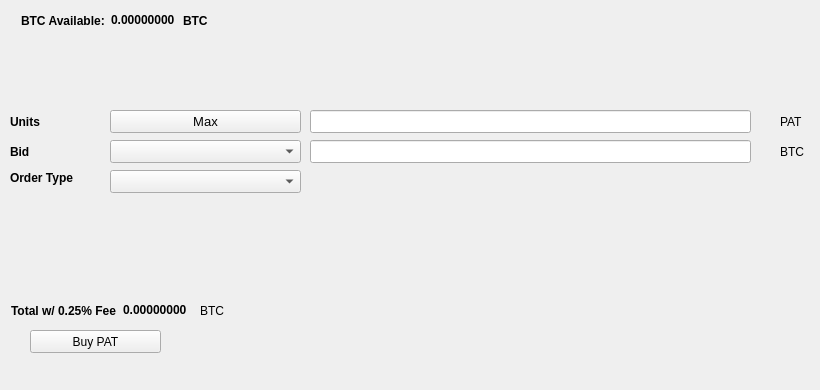
   <widget class="QWidget" name="BuyTab">
    <attribute name="title">
     <string>Buy</string>
    </attribute>
    <widget class="QPushButton" name="BuyPAT">
     <property name="geometry">
      <rect>
       <x>30</x>
       <y>330</y>
       <width>131</width>
       <height>23</height>
      </rect>
     </property>
     <property name="text">
      <string>Buy PAT</string>
     </property>
     <property name="icon">
      <iconset resource="../pat.qrc">
       <normaloff>:/icons/bitcoin</normaloff>:/icons/bitcoin</iconset>
     </property>
    </widget>
    <widget class="QLabel" name="label_3">
     <property name="geometry">
      <rect>
       <x>10</x>
       <y>110</y>
       <width>46</width>
       <height>23</height>
      </rect>
     </property>
     <property name="font">
      <font>
       <weight>75</weight>
       <bold>true</bold>
      </font>
     </property>
     <property name="text">
      <string>Units</string>
     </property>
    </widget>
    <widget class="QLineEdit" name="UnitsInput">
     <property name="geometry">
      <rect>
       <x>310</x>
       <y>110</y>
       <width>441</width>
       <height>23</height>
      </rect>
     </property>
     <property name="font">
      <font>
       <pointsize>9</pointsize>
       <weight>75</weight>
       <bold>true</bold>
      </font>
     </property>
    </widget>
    <widget class="QLineEdit" name="BuyBidPriceEdit">
     <property name="geometry">
      <rect>
       <x>310</x>
       <y>140</y>
       <width>441</width>
       <height>23</height>
      </rect>
     </property>
     <property name="font">
      <font>
       <pointsize>9</pointsize>
       <weight>75</weight>
       <bold>true</bold>
      </font>
     </property>
    </widget>
    <widget class="QLabel" name="label_4">
     <property name="geometry">
      <rect>
       <x>780</x>
       <y>110</y>
       <width>31</width>
       <height>23</height>
      </rect>
     </property>
     <property name="text">
      <string>PAT</string>
     </property>
    </widget>
    <widget class="QLabel" name="label_5">
     <property name="geometry">
      <rect>
       <x>780</x>
       <y>140</y>
       <width>31</width>
       <height>23</height>
      </rect>
     </property>
     <property name="text">
      <string>BTC</string>
     </property>
    </widget>
    <widget class="QLabel" name="label_6">
     <property name="geometry">
      <rect>
       <x>10</x>
       <y>140</y>
       <width>46</width>
       <height>23</height>
      </rect>
     </property>
     <property name="font">
      <font>
       <weight>75</weight>
       <bold>true</bold>
      </font>
     </property>
     <property name="text">
      <string>Bid</string>
     </property>
    </widget>
    <widget class="QLabel" name="label_7">
     <property name="geometry">
      <rect>
       <x>10</x>
       <y>170</y>
       <width>91</width>
       <height>16</height>
      </rect>
     </property>
     <property name="font">
      <font>
       <weight>75</weight>
       <bold>true</bold>
      </font>
     </property>
     <property name="text">
      <string>Order Type</string>
     </property>
    </widget>
    <widget class="QPushButton" name="Buy_Max_Amount">
     <property name="geometry">
      <rect>
       <x>110</x>
       <y>110</y>
       <width>191</width>
       <height>23</height>
      </rect>
     </property>
     <property name="font">
      <font>
       <pointsize>10</pointsize>
      </font>
     </property>
     <property name="text">
      <string>Max</string>
     </property>
    </widget>
    <widget class="QComboBox" name="BuyBidcomboBox">
     <property name="geometry">
      <rect>
       <x>110</x>
       <y>140</y>
       <width>191</width>
       <height>23</height>
      </rect>
     </property>
     <property name="font">
      <font>
       <pointsize>10</pointsize>
      </font>
     </property>
    </widget>
    <widget class="QComboBox" name="buyOrdertypeCombo">
     <property name="geometry">
      <rect>
       <x>110</x>
       <y>170</y>
       <width>191</width>
       <height>23</height>
      </rect>
     </property>
     <property name="font">
      <font>
       <pointsize>10</pointsize>
      </font>
     </property>
    </widget>
    <widget class="QWidget" name="layoutWidget1">
     <property name="geometry">
      <rect>
       <x>21</x>
       <y>11</y>
       <width>227</width>
       <height>19</height>
      </rect>
     </property>
     <layout class="QHBoxLayout" name="horizontalLayout_3">
      <item>
       <widget class="QLabel" name="label232">
        <property name="font">
         <font>
          <weight>75</weight>
          <bold>true</bold>
         </font>
        </property>
        <property name="text">
         <string>BTC Available:</string>
        </property>
       </widget>
      </item>
      <item>
       <widget class="QLabel" name="BtcAvailableLbl">
        <property name="palette">
         <palette>
          <active>
           <colorrole role="WindowText">
            <brush brushstyle="SolidPattern">
             <color alpha="255">
              <red>0</red>
              <green>0</green>
              <blue>0</blue>
             </color>
            </brush>
           </colorrole>
           <colorrole role="Button">
            <brush brushstyle="SolidPattern">
             <color alpha="255">
              <red>0</red>
              <green>170</green>
              <blue>0</blue>
             </color>
            </brush>
           </colorrole>
           <colorrole role="Light">
            <brush brushstyle="SolidPattern">
             <color alpha="255">
              <red>0</red>
              <green>255</green>
              <blue>0</blue>
             </color>
            </brush>
           </colorrole>
           <colorrole role="Midlight">
            <brush brushstyle="SolidPattern">
             <color alpha="255">
              <red>0</red>
              <green>212</green>
              <blue>0</blue>
             </color>
            </brush>
           </colorrole>
           <colorrole role="Dark">
            <brush brushstyle="SolidPattern">
             <color alpha="255">
              <red>0</red>
              <green>85</green>
              <blue>0</blue>
             </color>
            </brush>
           </colorrole>
           <colorrole role="Mid">
            <brush brushstyle="SolidPattern">
             <color alpha="255">
              <red>0</red>
              <green>113</green>
              <blue>0</blue>
             </color>
            </brush>
           </colorrole>
           <colorrole role="Text">
            <brush brushstyle="SolidPattern">
             <color alpha="255">
              <red>0</red>
              <green>170</green>
              <blue>0</blue>
             </color>
            </brush>
           </colorrole>
           <colorrole role="BrightText">
            <brush brushstyle="SolidPattern">
             <color alpha="255">
              <red>255</red>
              <green>255</green>
              <blue>255</blue>
             </color>
            </brush>
           </colorrole>
           <colorrole role="ButtonText">
            <brush brushstyle="SolidPattern">
             <color alpha="255">
              <red>0</red>
              <green>0</green>
              <blue>0</blue>
             </color>
            </brush>
           </colorrole>
           <colorrole role="Base">
            <brush brushstyle="SolidPattern">
             <color alpha="255">
              <red>255</red>
              <green>255</green>
              <blue>255</blue>
             </color>
            </brush>
           </colorrole>
           <colorrole role="Window">
            <brush brushstyle="SolidPattern">
             <color alpha="255">
              <red>0</red>
              <green>170</green>
              <blue>0</blue>
             </color>
            </brush>
           </colorrole>
           <colorrole role="Shadow">
            <brush brushstyle="SolidPattern">
             <color alpha="255">
              <red>0</red>
              <green>0</green>
              <blue>0</blue>
             </color>
            </brush>
           </colorrole>
           <colorrole role="AlternateBase">
            <brush brushstyle="SolidPattern">
             <color alpha="255">
              <red>127</red>
              <green>212</green>
              <blue>127</blue>
             </color>
            </brush>
           </colorrole>
           <colorrole role="ToolTipBase">
            <brush brushstyle="SolidPattern">
             <color alpha="255">
              <red>255</red>
              <green>255</green>
              <blue>220</blue>
             </color>
            </brush>
           </colorrole>
           <colorrole role="ToolTipText">
            <brush brushstyle="SolidPattern">
             <color alpha="255">
              <red>0</red>
              <green>0</green>
              <blue>0</blue>
             </color>
            </brush>
           </colorrole>
          </active>
          <inactive>
           <colorrole role="WindowText">
            <brush brushstyle="SolidPattern">
             <color alpha="255">
              <red>0</red>
              <green>0</green>
              <blue>0</blue>
             </color>
            </brush>
           </colorrole>
           <colorrole role="Button">
            <brush brushstyle="SolidPattern">
             <color alpha="255">
              <red>0</red>
              <green>170</green>
              <blue>0</blue>
             </color>
            </brush>
           </colorrole>
           <colorrole role="Light">
            <brush brushstyle="SolidPattern">
             <color alpha="255">
              <red>0</red>
              <green>255</green>
              <blue>0</blue>
             </color>
            </brush>
           </colorrole>
           <colorrole role="Midlight">
            <brush brushstyle="SolidPattern">
             <color alpha="255">
              <red>0</red>
              <green>212</green>
              <blue>0</blue>
             </color>
            </brush>
           </colorrole>
           <colorrole role="Dark">
            <brush brushstyle="SolidPattern">
             <color alpha="255">
              <red>0</red>
              <green>85</green>
              <blue>0</blue>
             </color>
            </brush>
           </colorrole>
           <colorrole role="Mid">
            <brush brushstyle="SolidPattern">
             <color alpha="255">
              <red>0</red>
              <green>113</green>
              <blue>0</blue>
             </color>
            </brush>
           </colorrole>
           <colorrole role="Text">
            <brush brushstyle="SolidPattern">
             <color alpha="255">
              <red>0</red>
              <green>170</green>
              <blue>0</blue>
             </color>
            </brush>
           </colorrole>
           <colorrole role="BrightText">
            <brush brushstyle="SolidPattern">
             <color alpha="255">
              <red>255</red>
              <green>255</green>
              <blue>255</blue>
             </color>
            </brush>
           </colorrole>
           <colorrole role="ButtonText">
            <brush brushstyle="SolidPattern">
             <color alpha="255">
              <red>0</red>
              <green>0</green>
              <blue>0</blue>
             </color>
            </brush>
           </colorrole>
           <colorrole role="Base">
            <brush brushstyle="SolidPattern">
             <color alpha="255">
              <red>255</red>
              <green>255</green>
              <blue>255</blue>
             </color>
            </brush>
           </colorrole>
           <colorrole role="Window">
            <brush brushstyle="SolidPattern">
             <color alpha="255">
              <red>0</red>
              <green>170</green>
              <blue>0</blue>
             </color>
            </brush>
           </colorrole>
           <colorrole role="Shadow">
            <brush brushstyle="SolidPattern">
             <color alpha="255">
              <red>0</red>
              <green>0</green>
              <blue>0</blue>
             </color>
            </brush>
           </colorrole>
           <colorrole role="AlternateBase">
            <brush brushstyle="SolidPattern">
             <color alpha="255">
              <red>127</red>
              <green>212</green>
              <blue>127</blue>
             </color>
            </brush>
           </colorrole>
           <colorrole role="ToolTipBase">
            <brush brushstyle="SolidPattern">
             <color alpha="255">
              <red>255</red>
              <green>255</green>
              <blue>220</blue>
             </color>
            </brush>
           </colorrole>
           <colorrole role="ToolTipText">
            <brush brushstyle="SolidPattern">
             <color alpha="255">
              <red>0</red>
              <green>0</green>
              <blue>0</blue>
             </color>
            </brush>
           </colorrole>
          </inactive>
          <disabled>
           <colorrole role="WindowText">
            <brush brushstyle="SolidPattern">
             <color alpha="255">
              <red>0</red>
              <green>85</green>
              <blue>0</blue>
             </color>
            </brush>
           </colorrole>
           <colorrole role="Button">
            <brush brushstyle="SolidPattern">
             <color alpha="255">
              <red>0</red>
              <green>170</green>
              <blue>0</blue>
             </color>
            </brush>
           </colorrole>
           <colorrole role="Light">
            <brush brushstyle="SolidPattern">
             <color alpha="255">
              <red>0</red>
              <green>255</green>
              <blue>0</blue>
             </color>
            </brush>
           </colorrole>
           <colorrole role="Midlight">
            <brush brushstyle="SolidPattern">
             <color alpha="255">
              <red>0</red>
              <green>212</green>
              <blue>0</blue>
             </color>
            </brush>
           </colorrole>
           <colorrole role="Dark">
            <brush brushstyle="SolidPattern">
             <color alpha="255">
              <red>0</red>
              <green>85</green>
              <blue>0</blue>
             </color>
            </brush>
           </colorrole>
           <colorrole role="Mid">
            <brush brushstyle="SolidPattern">
             <color alpha="255">
              <red>0</red>
              <green>113</green>
              <blue>0</blue>
             </color>
            </brush>
           </colorrole>
           <colorrole role="Text">
            <brush brushstyle="SolidPattern">
             <color alpha="255">
              <red>0</red>
              <green>85</green>
              <blue>0</blue>
             </color>
            </brush>
           </colorrole>
           <colorrole role="BrightText">
            <brush brushstyle="SolidPattern">
             <color alpha="255">
              <red>255</red>
              <green>255</green>
              <blue>255</blue>
             </color>
            </brush>
           </colorrole>
           <colorrole role="ButtonText">
            <brush brushstyle="SolidPattern">
             <color alpha="255">
              <red>0</red>
              <green>85</green>
              <blue>0</blue>
             </color>
            </brush>
           </colorrole>
           <colorrole role="Base">
            <brush brushstyle="SolidPattern">
             <color alpha="255">
              <red>0</red>
              <green>170</green>
              <blue>0</blue>
             </color>
            </brush>
           </colorrole>
           <colorrole role="Window">
            <brush brushstyle="SolidPattern">
             <color alpha="255">
              <red>0</red>
              <green>170</green>
              <blue>0</blue>
             </color>
            </brush>
           </colorrole>
           <colorrole role="Shadow">
            <brush brushstyle="SolidPattern">
             <color alpha="255">
              <red>0</red>
              <green>0</green>
              <blue>0</blue>
             </color>
            </brush>
           </colorrole>
           <colorrole role="AlternateBase">
            <brush brushstyle="SolidPattern">
             <color alpha="255">
              <red>0</red>
              <green>170</green>
              <blue>0</blue>
             </color>
            </brush>
           </colorrole>
           <colorrole role="ToolTipBase">
            <brush brushstyle="SolidPattern">
             <color alpha="255">
              <red>255</red>
              <green>255</green>
              <blue>220</blue>
             </color>
            </brush>
           </colorrole>
           <colorrole role="ToolTipText">
            <brush brushstyle="SolidPattern">
             <color alpha="255">
              <red>0</red>
              <green>0</green>
              <blue>0</blue>
             </color>
            </brush>
           </colorrole>
          </disabled>
         </palette>
        </property>
        <property name="font">
         <font>
          <weight>75</weight>
          <bold>true</bold>
         </font>
        </property>
        <property name="text">
         <string>0.00000000</string>
        </property>
        <property name="textInteractionFlags">
         <set>Qt::LinksAccessibleByMouse|Qt::TextSelectableByKeyboard|Qt::TextSelectableByMouse</set>
        </property>
       </widget>
      </item>
      <item>
       <widget class="QLabel" name="BtcAvailableLbl_2">
        <property name="font">
         <font>
          <weight>75</weight>
          <bold>true</bold>
         </font>
        </property>
        <property name="text">
         <string>BTC</string>
        </property>
       </widget>
      </item>
     </layout>
    </widget>
    <widget class="QWidget" name="layoutWidge2">
     <property name="geometry">
      <rect>
       <x>11</x>
       <y>301</y>
       <width>259</width>
       <height>19</height>
      </rect>
     </property>
     <layout class="QHBoxLayout" name="horizontalLayout_4">
      <item>
       <widget class="QLabel" name="label_9">
        <property name="font">
         <font>
          <weight>75</weight>
          <bold>true</bold>
         </font>
        </property>
        <property name="text">
         <string>Total w/ 0.25% Fee</string>
        </property>
       </widget>
      </item>
      <item>
       <widget class="QLabel" name="BuyCostLabel">
        <property name="palette">
         <palette>
          <active>
           <colorrole role="WindowText">
            <brush brushstyle="SolidPattern">
             <color alpha="255">
              <red>0</red>
              <green>0</green>
              <blue>0</blue>
             </color>
            </brush>
           </colorrole>
           <colorrole role="Button">
            <brush brushstyle="SolidPattern">
             <color alpha="255">
              <red>0</red>
              <green>170</green>
              <blue>0</blue>
             </color>
            </brush>
           </colorrole>
           <colorrole role="Light">
            <brush brushstyle="SolidPattern">
             <color alpha="255">
              <red>0</red>
              <green>255</green>
              <blue>0</blue>
             </color>
            </brush>
           </colorrole>
           <colorrole role="Midlight">
            <brush brushstyle="SolidPattern">
             <color alpha="255">
              <red>0</red>
              <green>212</green>
              <blue>0</blue>
             </color>
            </brush>
           </colorrole>
           <colorrole role="Dark">
            <brush brushstyle="SolidPattern">
             <color alpha="255">
              <red>0</red>
              <green>85</green>
              <blue>0</blue>
             </color>
            </brush>
           </colorrole>
           <colorrole role="Mid">
            <brush brushstyle="SolidPattern">
             <color alpha="255">
              <red>0</red>
              <green>113</green>
              <blue>0</blue>
             </color>
            </brush>
           </colorrole>
           <colorrole role="Text">
            <brush brushstyle="SolidPattern">
             <color alpha="255">
              <red>0</red>
              <green>170</green>
              <blue>0</blue>
             </color>
            </brush>
           </colorrole>
           <colorrole role="BrightText">
            <brush brushstyle="SolidPattern">
             <color alpha="255">
              <red>255</red>
              <green>255</green>
              <blue>255</blue>
             </color>
            </brush>
           </colorrole>
           <colorrole role="ButtonText">
            <brush brushstyle="SolidPattern">
             <color alpha="255">
              <red>0</red>
              <green>0</green>
              <blue>0</blue>
             </color>
            </brush>
           </colorrole>
           <colorrole role="Base">
            <brush brushstyle="SolidPattern">
             <color alpha="255">
              <red>255</red>
              <green>255</green>
              <blue>255</blue>
             </color>
            </brush>
           </colorrole>
           <colorrole role="Window">
            <brush brushstyle="SolidPattern">
             <color alpha="255">
              <red>0</red>
              <green>170</green>
              <blue>0</blue>
             </color>
            </brush>
           </colorrole>
           <colorrole role="Shadow">
            <brush brushstyle="SolidPattern">
             <color alpha="255">
              <red>0</red>
              <green>0</green>
              <blue>0</blue>
             </color>
            </brush>
           </colorrole>
           <colorrole role="AlternateBase">
            <brush brushstyle="SolidPattern">
             <color alpha="255">
              <red>127</red>
              <green>212</green>
              <blue>127</blue>
             </color>
            </brush>
           </colorrole>
           <colorrole role="ToolTipBase">
            <brush brushstyle="SolidPattern">
             <color alpha="255">
              <red>255</red>
              <green>255</green>
              <blue>220</blue>
             </color>
            </brush>
           </colorrole>
           <colorrole role="ToolTipText">
            <brush brushstyle="SolidPattern">
             <color alpha="255">
              <red>0</red>
              <green>0</green>
              <blue>0</blue>
             </color>
            </brush>
           </colorrole>
          </active>
          <inactive>
           <colorrole role="WindowText">
            <brush brushstyle="SolidPattern">
             <color alpha="255">
              <red>0</red>
              <green>0</green>
              <blue>0</blue>
             </color>
            </brush>
           </colorrole>
           <colorrole role="Button">
            <brush brushstyle="SolidPattern">
             <color alpha="255">
              <red>0</red>
              <green>170</green>
              <blue>0</blue>
             </color>
            </brush>
           </colorrole>
           <colorrole role="Light">
            <brush brushstyle="SolidPattern">
             <color alpha="255">
              <red>0</red>
              <green>255</green>
              <blue>0</blue>
             </color>
            </brush>
           </colorrole>
           <colorrole role="Midlight">
            <brush brushstyle="SolidPattern">
             <color alpha="255">
              <red>0</red>
              <green>212</green>
              <blue>0</blue>
             </color>
            </brush>
           </colorrole>
           <colorrole role="Dark">
            <brush brushstyle="SolidPattern">
             <color alpha="255">
              <red>0</red>
              <green>85</green>
              <blue>0</blue>
             </color>
            </brush>
           </colorrole>
           <colorrole role="Mid">
            <brush brushstyle="SolidPattern">
             <color alpha="255">
              <red>0</red>
              <green>113</green>
              <blue>0</blue>
             </color>
            </brush>
           </colorrole>
           <colorrole role="Text">
            <brush brushstyle="SolidPattern">
             <color alpha="255">
              <red>0</red>
              <green>170</green>
              <blue>0</blue>
             </color>
            </brush>
           </colorrole>
           <colorrole role="BrightText">
            <brush brushstyle="SolidPattern">
             <color alpha="255">
              <red>255</red>
              <green>255</green>
              <blue>255</blue>
             </color>
            </brush>
           </colorrole>
           <colorrole role="ButtonText">
            <brush brushstyle="SolidPattern">
             <color alpha="255">
              <red>0</red>
              <green>0</green>
              <blue>0</blue>
             </color>
            </brush>
           </colorrole>
           <colorrole role="Base">
            <brush brushstyle="SolidPattern">
             <color alpha="255">
              <red>255</red>
              <green>255</green>
              <blue>255</blue>
             </color>
            </brush>
           </colorrole>
           <colorrole role="Window">
            <brush brushstyle="SolidPattern">
             <color alpha="255">
              <red>0</red>
              <green>170</green>
              <blue>0</blue>
             </color>
            </brush>
           </colorrole>
           <colorrole role="Shadow">
            <brush brushstyle="SolidPattern">
             <color alpha="255">
              <red>0</red>
              <green>0</green>
              <blue>0</blue>
             </color>
            </brush>
           </colorrole>
           <colorrole role="AlternateBase">
            <brush brushstyle="SolidPattern">
             <color alpha="255">
              <red>127</red>
              <green>212</green>
              <blue>127</blue>
             </color>
            </brush>
           </colorrole>
           <colorrole role="ToolTipBase">
            <brush brushstyle="SolidPattern">
             <color alpha="255">
              <red>255</red>
              <green>255</green>
              <blue>220</blue>
             </color>
            </brush>
           </colorrole>
           <colorrole role="ToolTipText">
            <brush brushstyle="SolidPattern">
             <color alpha="255">
              <red>0</red>
              <green>0</green>
              <blue>0</blue>
             </color>
            </brush>
           </colorrole>
          </inactive>
          <disabled>
           <colorrole role="WindowText">
            <brush brushstyle="SolidPattern">
             <color alpha="255">
              <red>0</red>
              <green>85</green>
              <blue>0</blue>
             </color>
            </brush>
           </colorrole>
           <colorrole role="Button">
            <brush brushstyle="SolidPattern">
             <color alpha="255">
              <red>0</red>
              <green>170</green>
              <blue>0</blue>
             </color>
            </brush>
           </colorrole>
           <colorrole role="Light">
            <brush brushstyle="SolidPattern">
             <color alpha="255">
              <red>0</red>
              <green>255</green>
              <blue>0</blue>
             </color>
            </brush>
           </colorrole>
           <colorrole role="Midlight">
            <brush brushstyle="SolidPattern">
             <color alpha="255">
              <red>0</red>
              <green>212</green>
              <blue>0</blue>
             </color>
            </brush>
           </colorrole>
           <colorrole role="Dark">
            <brush brushstyle="SolidPattern">
             <color alpha="255">
              <red>0</red>
              <green>85</green>
              <blue>0</blue>
             </color>
            </brush>
           </colorrole>
           <colorrole role="Mid">
            <brush brushstyle="SolidPattern">
             <color alpha="255">
              <red>0</red>
              <green>113</green>
              <blue>0</blue>
             </color>
            </brush>
           </colorrole>
           <colorrole role="Text">
            <brush brushstyle="SolidPattern">
             <color alpha="255">
              <red>0</red>
              <green>85</green>
              <blue>0</blue>
             </color>
            </brush>
           </colorrole>
           <colorrole role="BrightText">
            <brush brushstyle="SolidPattern">
             <color alpha="255">
              <red>255</red>
              <green>255</green>
              <blue>255</blue>
             </color>
            </brush>
           </colorrole>
           <colorrole role="ButtonText">
            <brush brushstyle="SolidPattern">
             <color alpha="255">
              <red>0</red>
              <green>85</green>
              <blue>0</blue>
             </color>
            </brush>
           </colorrole>
           <colorrole role="Base">
            <brush brushstyle="SolidPattern">
             <color alpha="255">
              <red>0</red>
              <green>170</green>
              <blue>0</blue>
             </color>
            </brush>
           </colorrole>
           <colorrole role="Window">
            <brush brushstyle="SolidPattern">
             <color alpha="255">
              <red>0</red>
              <green>170</green>
              <blue>0</blue>
             </color>
            </brush>
           </colorrole>
           <colorrole role="Shadow">
            <brush brushstyle="SolidPattern">
             <color alpha="255">
              <red>0</red>
              <green>0</green>
              <blue>0</blue>
             </color>
            </brush>
           </colorrole>
           <colorrole role="AlternateBase">
            <brush brushstyle="SolidPattern">
             <color alpha="255">
              <red>0</red>
              <green>170</green>
              <blue>0</blue>
             </color>
            </brush>
           </colorrole>
           <colorrole role="ToolTipBase">
            <brush brushstyle="SolidPattern">
             <color alpha="255">
              <red>255</red>
              <green>255</green>
              <blue>220</blue>
             </color>
            </brush>
           </colorrole>
           <colorrole role="ToolTipText">
            <brush brushstyle="SolidPattern">
             <color alpha="255">
              <red>0</red>
              <green>0</green>
              <blue>0</blue>
             </color>
            </brush>
           </colorrole>
          </disabled>
         </palette>
        </property>
        <property name="font">
         <font>
          <weight>75</weight>
          <bold>true</bold>
         </font>
        </property>
        <property name="autoFillBackground">
         <bool>false</bool>
        </property>
        <property name="text">
         <string>0.00000000</string>
        </property>
        <property name="textInteractionFlags">
         <set>Qt::LinksAccessibleByMouse|Qt::TextSelectableByMouse</set>
        </property>
       </widget>
      </item>
      <item>
       <widget class="QLabel" name="label_10">
        <property name="font">
         <font>
          <weight>50</weight>
          <bold>false</bold>
         </font>
        </property>
        <property name="text">
         <string>BTC</string>
        </property>
       </widget>
      </item>
     </layout>
    </widget>
    <widget class="QLabel" name="label_24">
     <property name="geometry">
      <rect>
       <x>460</x>
       <y>300</y>
       <width>281</width>
       <height>81</height>
      </rect>
     </property>
     <property name="text">
      <string/>
     </property>
     <property name="pixmap">
      <pixmap>:/images/bittrex</pixmap>
     </property>
    </widget>
   </widget>
